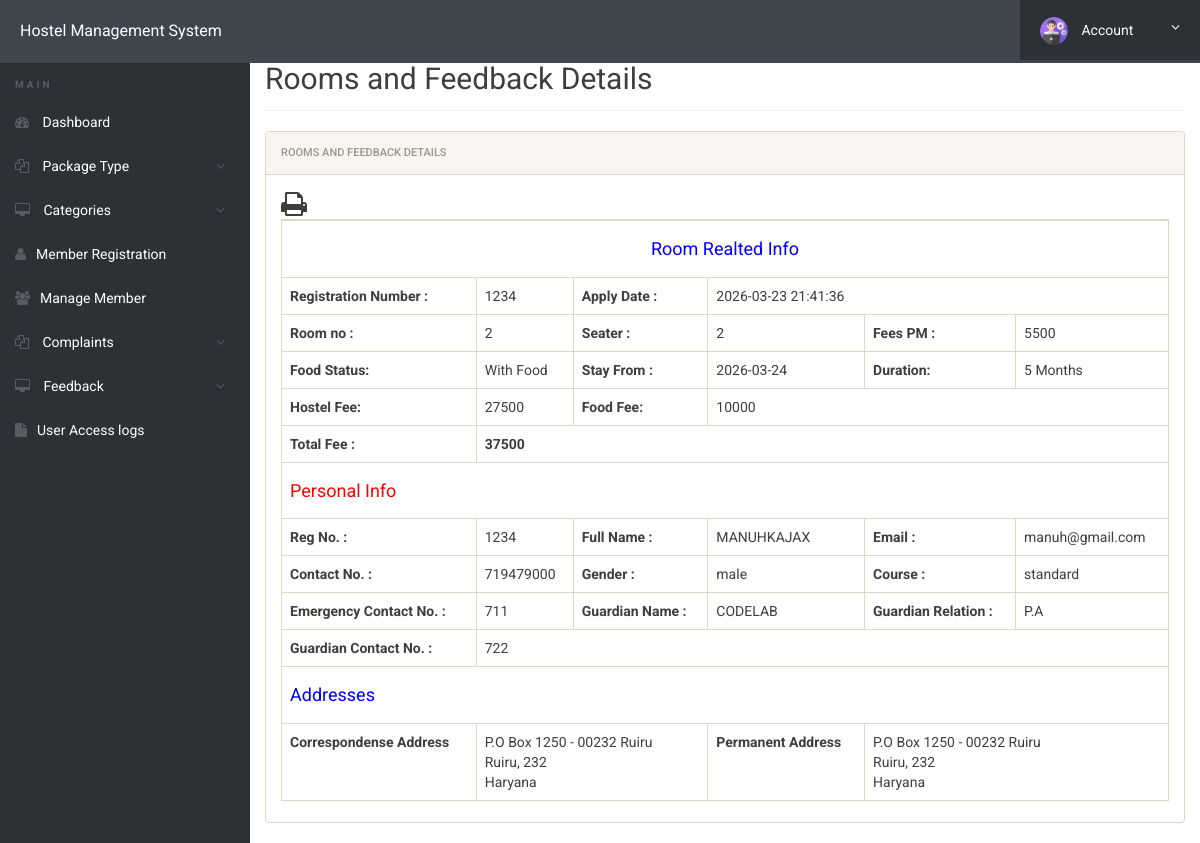
The app's page /admin/feedback-details.php?regno=1234 (signed in) with its own data.
### tables this page shows
CREATE TABLE `registration` (
  `id` int(11) NOT NULL,
  `roomno` int(11) DEFAULT NULL,
  `seater` int(11) DEFAULT NULL,
  `feespm` int(11) DEFAULT NULL,
  `foodstatus` int(11) DEFAULT NULL,
  `stayfrom` date DEFAULT NULL,
  `duration` int(11) DEFAULT NULL,
  `course` varchar(500) DEFAULT NULL,
  `regno` int(11) DEFAULT NULL,
  `firstName` varchar(500) DEFAULT NULL,
  `middleName` varchar(500) DEFAULT NULL,
  `lastName` varchar(500) DEFAULT NULL,
  `gender` varchar(250) DEFAULT NULL,
  `contactno` bigint(11) DEFAULT NULL,
  `emailid` varchar(500) DEFAULT NULL,
  `egycontactno` bigint(11) DEFAULT NULL,
  `guardianName` varchar(500) DEFAULT NULL,
  `guardianRelation` varchar(500) DEFAULT NULL,
  `guardianContactno` bigint(11) DEFAULT NULL,
  `corresAddress` varchar(500) DEFAULT NULL,
  `corresCIty` varchar(500) DEFAULT NULL,
  `corresState` varchar(500) DEFAULT NULL,
  `corresPincode` int(11) DEFAULT NULL,
  `pmntAddress` varchar(500) DEFAULT NULL,
  `pmntCity` varchar(500) DEFAULT NULL,
  `pmnatetState` varchar(500) DEFAULT NULL,
  `pmntPincode` int(11) DEFAULT NULL,
  `postingDate` timestamp NULL DEFAULT current_timestamp(),
  `updationDate` varchar(500) DEFAULT NULL
);

### admin/feedback-details.php (the view, shortened to what this page needs)
<?php
include('includes/config.php');
?>
<!doctype html>
<html lang="en" class="no-js">
<head>
	<link rel="stylesheet" href="css/font-awesome.min.css">
	<link rel="stylesheet" href="css/bootstrap.min.css">
	<link rel="stylesheet" href="css/dataTables.bootstrap.min.css">
	<link rel="stylesheet" href="css/bootstrap-social.css">
	<link rel="stylesheet" href="css/bootstrap-select.css">
	<link rel="stylesheet" href="css/fileinput.min.css">
	<link rel="stylesheet" href="css/awesome-bootstrap-checkbox.css">
	<link rel="stylesheet" href="css/style.css">
	<link rel="stylesheet" href="css/font-awesome.min.css">
</head>
<body>
	<?php include('includes/header.php');?>
	<div class="ts-main-content">
			<?php include('includes/sidebar.php');?>
		<div class="content-wrapper">
			<div class="container-fluid">
				<div class="row" id="print">
					<div class="col-md-12">
						<h2 class="page-title" style="margin-top:4%">Rooms and Feedback Details</h2>
						<div class="panel panel-default">
							<div class="panel-heading">Rooms and Feedback Details</div>
							<div class="panel-body">
			<table id="zctb" class="table table-bordered " cellspacing="0" width="100%" border="1">
						 <span style="float:left" ><i class="fa fa-print fa-2x" aria-hidden="true" OnClick="CallPrint(this.value)" style="cursor:pointer" title="Print the Report"></i></span>
									<tbody>
<?php
$aid=intval($_GET['regno']);
	$ret="select * from registration where (regno	=?)";
$stmt= $mysqli->prepare($ret) ;
$stmt->bind_param('s',$aid);
$stmt->execute() ;
$res=$stmt->get_result();
while($row=$res->fetch_object())
	  {
	  	?>
<tr>
<td colspan="6" style="text-align:center; color:blue"><h4>Room Realted Info</h4></td>
</tr>
<tr>
	<th>Registration Number :</th>
<td><?php echo $row->regno;?></td>
<th>Apply Date :</th>
<td colspan="3"><?php echo $row->postingDate;?></td>
</tr>
<tr>
<td><b>Room no :</b></td>
<td><?php echo $row->roomno;?></td>
<td><b>Seater :</b></td>
<td><?php echo $row->seater;?></td>
<td><b>Fees PM :</b></td>
<td><?php echo $fpm=$row->feespm;?></td>
</tr>
<tr>
<td><b>Food Status:</b></td>
<td>
<?php if($row->foodstatus==0)
{
echo "Without Food";
}
else
{
echo "With Food";
}
;?></td>
<td><b>Stay From :</b></td>
<td><?php echo $row->stayfrom;?></td>
<td><b>Duration:</b></td>
<td><?php echo $dr=$row->duration;?> Months</td>
</tr>
<tr><th>Hostel Fee:</th>
<td><?php echo $hf=$dr*$fpm?></td>
<th>Food Fee:</th>
<td colspan="3"><?php
if($row->foodstatus==1)
{
echo $ff=(2000*$dr);
} else {
echo $ff=0;
echo "<span style='padding-left:2%; color:red;'>(You booked hostel without food).<span>";
}?></td>
</tr>
<tr>
<th>Total Fee :</th>
<th colspan="5"><?php echo $hf+$ff;?></th>
</tr>
<tr>
<td colspan="6" style="color:red"><h4>Personal Info</h4></td>
</tr>
<tr>
<td><b>Reg No. :</b></td>
<td><?php echo $row->regno;?></td>
<td><b>Full Name :</b></td>
<td><?php echo $row->firstName;?><?php echo $row->middleName;?><?php echo $row->lastName;?></td>
<td><b>Email :</b></td>
<td><?php echo $row->emailid;?></td>
</tr>
<tr>
<td><b>Contact No. :</b></td>
<td><?php echo $row->contactno;?></td>
<td><b>Gender :</b></td>
<td><?php echo $row->gender;?></td>
<td><b>Course :</b></td>
<td><?php echo $row->course;?></td>
</tr>
<tr>
<td><b>Emergency Contact No. :</b></td>
<td><?php echo $row->egycontactno;?></td>
<td><b>Guardian Name :</b></td>
<td><?php echo $row->guardianName;?></td>
<td><b>Guardian Relation :</b></td>
<td><?php echo $row->guardianRelation;?></td>
</tr>
<tr>
<td><b>Guardian Contact No. :</b></td>
<td colspan="6"><?php echo $row->guardianContactno;?></td>
</tr>
<tr>
<td colspan="6" style="color:blue"><h4>Addresses</h4></td>
</tr>
<tr>
<td><b>Correspondense Address</b></td>
<td colspan="2">
<?php echo $row->corresAddress;?><br />
<?php echo $row->corresCIty;?>, <?php echo $row->corresPincode;?><br />
<?php echo $row->corresState;?>
</td>
<td><b>Permanent Address</b></td>
<td colspan="2">
<?php echo $row->pmntAddress;?><br />
<?php echo $row->pmntCity;?>, <?php echo $row->pmntPincode;?><br />
<?php echo $row->pmnatetState;?>
</td>
</tr>
<?php
} ?>
</tbody>
</table>
</div>
</div>
</div>
</div>
</div>
</div>
</div>
</body>
</html>

### admin/css/style.css (style rules this page uses)
html { font-size: 14px; }
@media only screen and (min-width: 480px) { html { font-size: 17px; } }
@media only screen and (min-width: 768px) { html { font-size: 14px; } }
body { font-size: 1em; }
.panel { overflow: hidden; }
.page-title { padding-bottom: 15px; margin-bottom: 20px; border-bottom: 1px solid #f0f0f0; }
.ts-main-content .content-wrapper { padding-top: 15px; margin-top: 10px; }
@media only screen and (min-width: 992px) { .ts-main-content .content-wrapper { margin-left: 250px; } }

### records on screen
registration: regno "1234", postingDate "2026-03-23 21:41:36", roomno "2", seater "2", feespm "5500", foodstatus "With Food", stayfrom "2026-03-24", duration "5", $hf=$dr*$fpm "27500", $ff=(2000*$dr) "10000", $hf+$ff "37500", firstName "MANUH", lastName "KAJAX", emailid "manuh@gmail.com", contactno "719479000", gender "male", course "standard", egycontactno "711", guardianName "CODELAB", guardianRelation "P.A", guardianContactno "722", corresAddress "P.O Box 1250 - 00232 Ruiru", corresCIty "Ruiru", corresPincode "232", corresState "Haryana", pmntAddress "P.O Box 1250 - 00232 Ruiru", pmntCity "Ruiru", pmntPincode "232", pmnatetState "Haryana"
